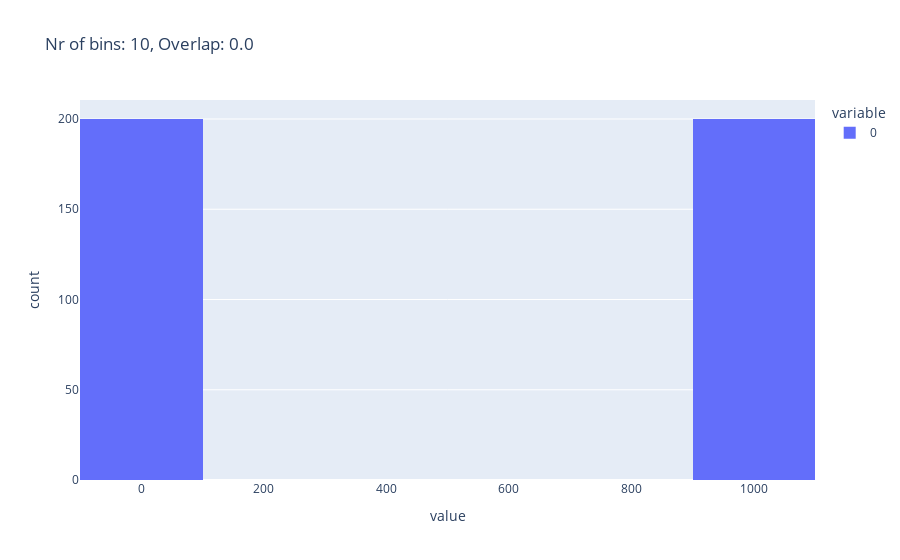

The code cell stored with this chart in its notebook:
### Code cell
import numpy as np
import pandas as pd
import plotly.express as px
from distribution_optimization_py.utils import optimal_no_bins, std_dev_estimate
from distribution_optimization_py.problem import GaussianMixtureProblem
from distribution_optimization_py.solver import iLSHADESolver
from distribution_optimization_py.solver.em import EMSolver

# best_solution = np.array([0.1, 0.1, 0.1, 0.6, 0.1, 0.05, 0.1, 1.0, 0.1, 1.0, 5, 10.0])
# best_solution = np.array([0.3, 0.1, 0.1, 0.5, 0.1, 0.05, 0.15, 1.4, 0.1, 0.4, 4.5, 10.0])
# best_solution = np.array([0.1, 0.1, 0.1, 0.1, 0.6, 1.5, 1.5, 1.5, 1.5, 10.0, 0.0, 5.0, 10.0, 50.0, 1000.0])
# best_solution = np.array(
#     [
#         0.2,
#         0.2,
#         0.1,
#         0.1,
#         0.4,
#         sigma,
#         2*sigma,
#         sigma,
#         2*sigma,
#         sigma,
#         min + 2 * sigma,
#         min + 2 * sigma + step_size,
#         expected_bin_width - step_size,
#         max - 2 * sigma - step_size,
#         max - 2 * sigma,
#     ]
# )
min = 0.0
max = 1000.0
sigma = (max - min) * 0.001 * 1.5  # 5 times larger than min std dev value
expected_bin_width = (max - min) / 10
step_size = expected_bin_width / 4
best_solution = np.array(
    [
        0.1,
        0.4,
        0.4,
        0.1,
        sigma,
        sigma,
        sigma,
        sigma,
        min + 2 * sigma,
        min + 2 * sigma + step_size,
        max - 2 * sigma - step_size,
        max - 2 * sigma,
    ]
)
problem = GaussianMixtureProblem.create_problem(best_solution)
overlap = problem.overlap_error_by_density(
    best_solution[2 * problem.nr_of_modes :],
    best_solution[problem.nr_of_modes : (2 * problem.nr_of_modes)],
    best_solution[: problem.nr_of_modes],
)
px.histogram(
    problem.data,
    nbins=problem.nr_of_bins,
    title=f"Nr of bins: {problem.nr_of_bins}, Overlap: {overlap.round(2)}",
).show()
assert (best_solution >= problem.data_lower).all() and (
    best_solution <= problem.data_upper
).all()
nr_of_bins = problem.nr_of_bins

### Figure 1 — Plotly figure (JSON) as saved in the notebook; plotly's stock layout.template omitted (floating-point values rounded to 4 significant figures; data arrays with more than 128 entries replaced by an {"elided": "..."} marker saying what was removed)
{"data": [{"alignmentgroup": "True", "bingroup": "x", "hovertemplate": "variable=0<br>value=%{x}<br>count=%{y}<extra></extra>", "legendgroup": "0", "marker": {"color": "#636efa", "pattern": {"shape": ""}}, "name": "0", "nbinsx": 10, "offsetgroup": "0", "orientation": "v", "showlegend": true, "type": "histogram", "x": {"elided": "400 float values"}, "xaxis": "x", "yaxis": "y"}], "layout": {"barmode": "relative", "legend": {"title": {"text": "variable"}, "tracegroupgap": 0}, "title": {"text": "Nr of bins: 10, Overlap: 0.0"}, "xaxis": {"anchor": "y", "domain": [0, 1], "title": {"text": "value"}}, "yaxis": {"anchor": "x", "domain": [0, 1], "title": {"text": "count"}}}}
